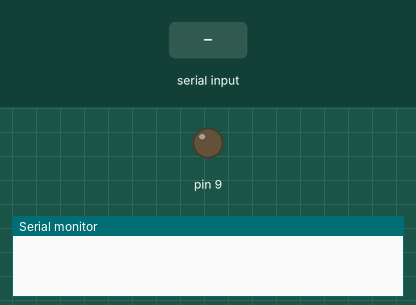
A sketch run on a simulated Arduino Uno, built with avr-gcc and run on an emulated ATmega328P. On the bench: output pins drawn as LEDs (lit = HIGH), the last lines printed to the serial monitor. Inputs (shaded band) come from the test bench.

Above: at 1.2 s.
1.3 s: "1\n" received over Serial
At 1.35 s:
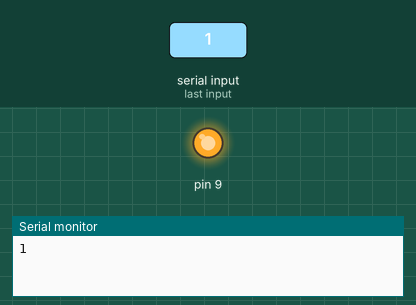
2.9 s: byte 32 (' ') received over Serial
At 3.7 s:
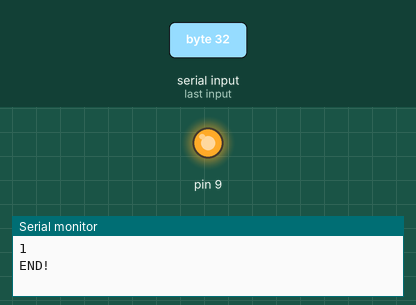
4.4 s: "0\n" received over Serial
At 5.4 s:
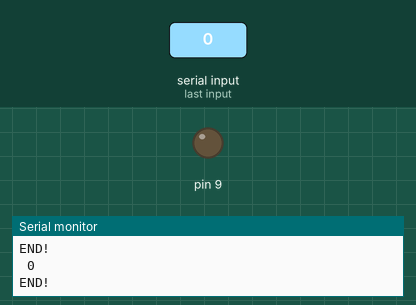
Timing chart, 0 to 7.4 s (numbered marks = the images above; inputs shaded):
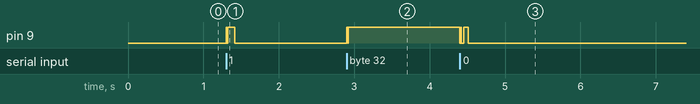

Measured:
- after the input at 1.3 s, pin 9: LOW → HIGH at once, → LOW 0.01 s later, → HIGH 0.01 s later, → LOW 0.09 s later
- after the input at 2.9 s, pin 9: LOW → HIGH at once, → LOW 0.01 s later, → HIGH 0.01 s later
- after the input at 4.4 s, pin 9: alternates HIGH for 0.04 s and LOW for 0.02 s, 5 changes in all, then stays LOW, starting at once

The sketch:

sender_v2.ino
```cpp
void setup() {
  // put your setup code here, to run once:
  Serial.begin(9600);
  pinMode(9, OUTPUT);
}


bool flag = true;


int delay_arr[3] = {10, 20, 30};


void loop() {
  // put your main code here, to run repeatedly:

   while(!Serial.available()){
   }

   while(Serial.available()) { //시리얼 포트에 데이터가 전송되어 있을때
      char ch;
      ch = Serial.read(); //데이터를 읽어서 ch변수에 저장한다
      if(ch=='\n'){

        if(flag == false){ //마지막에 켜짐
          delay(60);
          digitalWrite(9, false);
        }else{ //마지막에 꺼짐
          digitalWrite(9, true);
          delay(60);
          digitalWrite(9, false);
        }

        flag = true;

        Serial.println("");
        Serial.println("END!");
      }else{
        int code = -1;
        if(ch == ' '){
          code = 0;
        }else if('A' <= ch && ch <= 'Z'){
          code = ch - 'A' + 1;
        }else if('a' <= ch && ch <= 'z'){
          code = ch - 'a' + 1;
        }
        Serial.print(ch);

        digitalWrite(9, flag);
        delay(delay_arr[code / 9]);
        flag = !flag;

        digitalWrite(9, flag);
        delay(delay_arr[code / 3 % 3]);
        flag = !flag;

        digitalWrite(9, flag);
        delay(delay_arr[code % 3]);
        flag = !flag;


      }


   }


}
```
